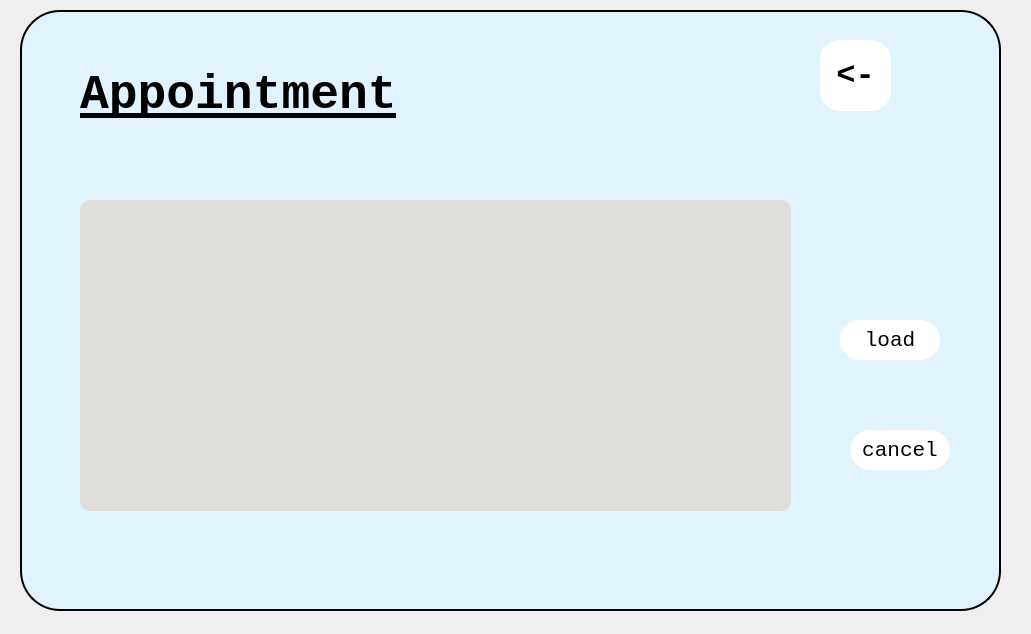
<?xml version="1.0" encoding="UTF-8"?>
<ui version="4.0">
 <class>docAppointments</class>
 <widget class="QDialog" name="docAppointments">
  <property name="geometry">
   <rect>
    <x>0</x>
    <y>0</y>
    <width>1031</width>
    <height>634</height>
   </rect>
  </property>
  <property name="windowTitle">
   <string>Dialog</string>
  </property>
  <widget class="QGroupBox" name="groupBox">
   <property name="geometry">
    <rect>
     <x>20</x>
     <y>10</y>
     <width>981</width>
     <height>601</height>
    </rect>
   </property>
   <property name="styleSheet">
    <string notr="true">QGroupBox{
	background-color:#E0F3FF;
	border:2px solid black;
	border-radius:40px;
}</string>
   </property>
   <property name="title">
    <string/>
   </property>
   <widget class="QPushButton" name="backBtn">
    <property name="geometry">
     <rect>
      <x>800</x>
      <y>30</y>
      <width>71</width>
      <height>71</height>
     </rect>
    </property>
    <property name="font">
     <font>
      <family>Monospace</family>
      <pointsize>24</pointsize>
      <weight>75</weight>
      <bold>true</bold>
     </font>
    </property>
    <property name="styleSheet">
     <string notr="true">QPushButton
{
    font-family: &quot;Monospace&quot;;
    font-size: 24pt;
	border:none;
	background-color:white;
	border-radius:20px;
}
QPushButton:Hover
{
	fontsize:24pt;
	border:none;
	background-color:#FFDCE2;
	border-radius:20px;
	color:red;
}</string>
    </property>
    <property name="text">
     <string>&lt;-</string>
    </property>
   </widget>
   <widget class="QLabel" name="label_Profile">
    <property name="geometry">
     <rect>
      <x>60</x>
      <y>40</y>
      <width>321</width>
      <height>91</height>
     </rect>
    </property>
    <property name="font">
     <font>
      <family>Monospace</family>
      <pointsize>36</pointsize>
      <weight>75</weight>
      <bold>true</bold>
      <underline>true</underline>
     </font>
    </property>
    <property name="text">
     <string>Appointment</string>
    </property>
   </widget>
   <widget class="QTableView" name="apt_table">
    <property name="geometry">
     <rect>
      <x>60</x>
      <y>190</y>
      <width>711</width>
      <height>311</height>
     </rect>
    </property>
    <property name="styleSheet">
     <string notr="true">QTableView{
	background-color:rgb(222, 221, 218);
	border-radius:10px;
    font-family: &quot;Monospace&quot;;
    font-size: 12pt;
}</string>
    </property>
   </widget>
   <widget class="QPushButton" name="laod_btn">
    <property name="geometry">
     <rect>
      <x>820</x>
      <y>310</y>
      <width>100</width>
      <height>40</height>
     </rect>
    </property>
    <property name="font">
     <font>
      <family>Monospace</family>
      <pointsize>16</pointsize>
     </font>
    </property>
    <property name="styleSheet">
     <string notr="true">QPushButton
{
	border:none;
	background-color:white;
	border-radius:20px;
}
QPushButton:Hover
{
	fontsize:20;
	border:none;
	background-color:rgb(28, 130, 255);
	border-radius:20px;
	color:red;
}</string>
    </property>
    <property name="text">
     <string>load</string>
    </property>
   </widget>
   <widget class="QPushButton" name="cancel_btn">
    <property name="geometry">
     <rect>
      <x>830</x>
      <y>420</y>
      <width>100</width>
      <height>40</height>
     </rect>
    </property>
    <property name="font">
     <font>
      <family>Monospace</family>
      <pointsize>16</pointsize>
     </font>
    </property>
    <property name="styleSheet">
     <string notr="true">QPushButton
{
	border:none;
	background-color:white;
	border-radius:20px;
}
QPushButton:Hover
{
	fontsize:20;
	border:none;
	background-color:rgb(28, 130, 255);
	border-radius:20px;
	color:red;
}</string>
    </property>
    <property name="text">
     <string>cancel</string>
    </property>
   </widget>
  </widget>
 </widget>
 <resources/>
 <connections/>
</ui>
